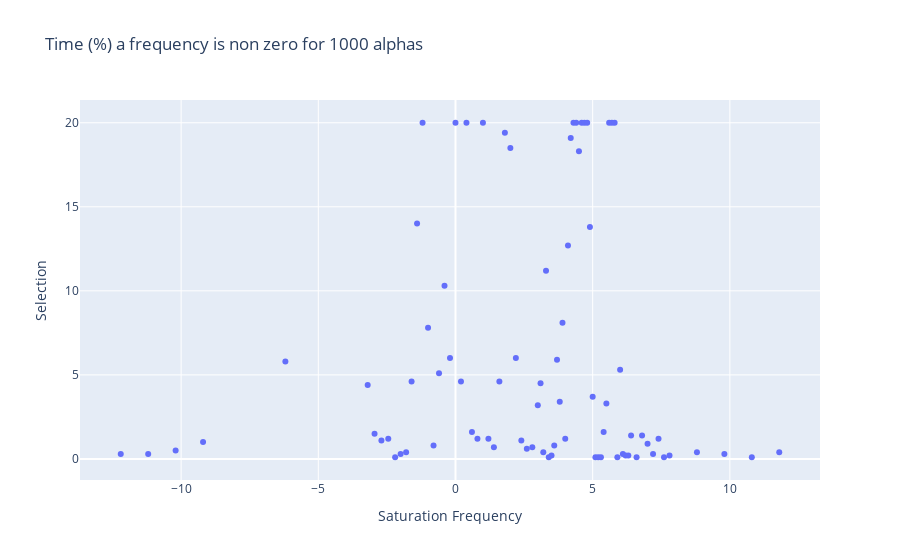

The notebook cell saved with this chart:
### Code cell
w= (I.loc[:, Z.columns] !=0)*1
w = 100 * w.sum()/ 1000
w = pd.DataFrame(w.reset_index())
w.columns = ['Saturation Frequency','Selection']

fig = px.scatter(w, x="Saturation Frequency", y='Selection', title='Time (%) a frequency is non zero for 1000 alphas')
fig.show()

### Figure 1 — Plotly figure (JSON) as saved in the notebook; plotly's stock layout.template omitted (floating-point values rounded to 4 significant figures)
{"data": [{"hoverlabel": {"namelength": 0}, "hovertemplate": "Saturation Frequency=%{x}<br>Selection=%{y}", "legendgroup": "", "marker": {"color": "#636efa", "symbol": "circle"}, "mode": "markers", "name": "", "showlegend": false, "type": "scatter", "x": ["-12.2", "-11.2", "-10.2", "-9.2", "-6.2", "-3.2", "-2.95", "-2.7", "-2.45", "-2.2", "-2.0", "-1.8", "-1.6", "-1.4", "-1.2", "-1.0", "-0.8", "-0.6", "-0.4", "-0.2", "0.0", "0.2", "0.4", "0.6", "0.8", "1.0", "1.2", "1.4", "1.6", "1.8", "2.0", "2.2", "2.4", "2.6", "2.8", "3.0", "3.1", "3.2", "3.3", "3.4", "3.5", "3.6", "3.7", "3.8", "3.9", "4.0", "4.1", "4.2", "4.3", "4.4", "4.5", "4.6", "4.7", "4.8", "4.9", "5.0", "5.1", "5.2", "5.3", "5.4", "5.5", "5.6", "5.7", "5.8", "5.9", "6.0", "6.1", "6.2", "6.3", "6.4", "6.6", "6.8", "7.0", "7.2", "7.4", "7.6", "7.8", "8.8", "9.8", "10.8", "11.8"], "xaxis": "x", "y": [0.3, 0.3, 0.5, 1, 5.8, 4.4, 1.5, 1.1, 1.2, 0.1, 0.3, 0.4, 4.6, 14, 20, 7.8, 0.8, 5.1, 10.3, 6, 20, 4.6, 20, 1.6, 1.2, 20, 1.2, 0.7, 4.6, 19.4, 18.5, 6, 1.1, 0.6, 0.7, 3.2, 4.5, 0.4, 11.2, 0.1, 0.2, 0.8, 5.9, 3.4, 8.1, 1.2, 12.7, 19.1, 20, 20, 18.3, 20, 20, 20, 13.8, 3.7, 0.1, 0.1, 0.1, 1.6, 3.3, 20, 20, 20, 0.1, 5.3, 0.3, 0.2, 0.2, 1.4, 0.1, 1.4, 0.9, 0.3, 1.2, 0.1, 0.2, 0.4, 0.3, 0.1, 0.4], "yaxis": "y"}], "layout": {"legend": {"tracegroupgap": 0}, "title": {"text": "Time (%) a frequency is non zero for 1000 alphas"}, "xaxis": {"anchor": "y", "domain": [0, 1], "title": {"text": "Saturation Frequency"}}, "yaxis": {"anchor": "x", "domain": [0, 1], "title": {"text": "Selection"}}}}
